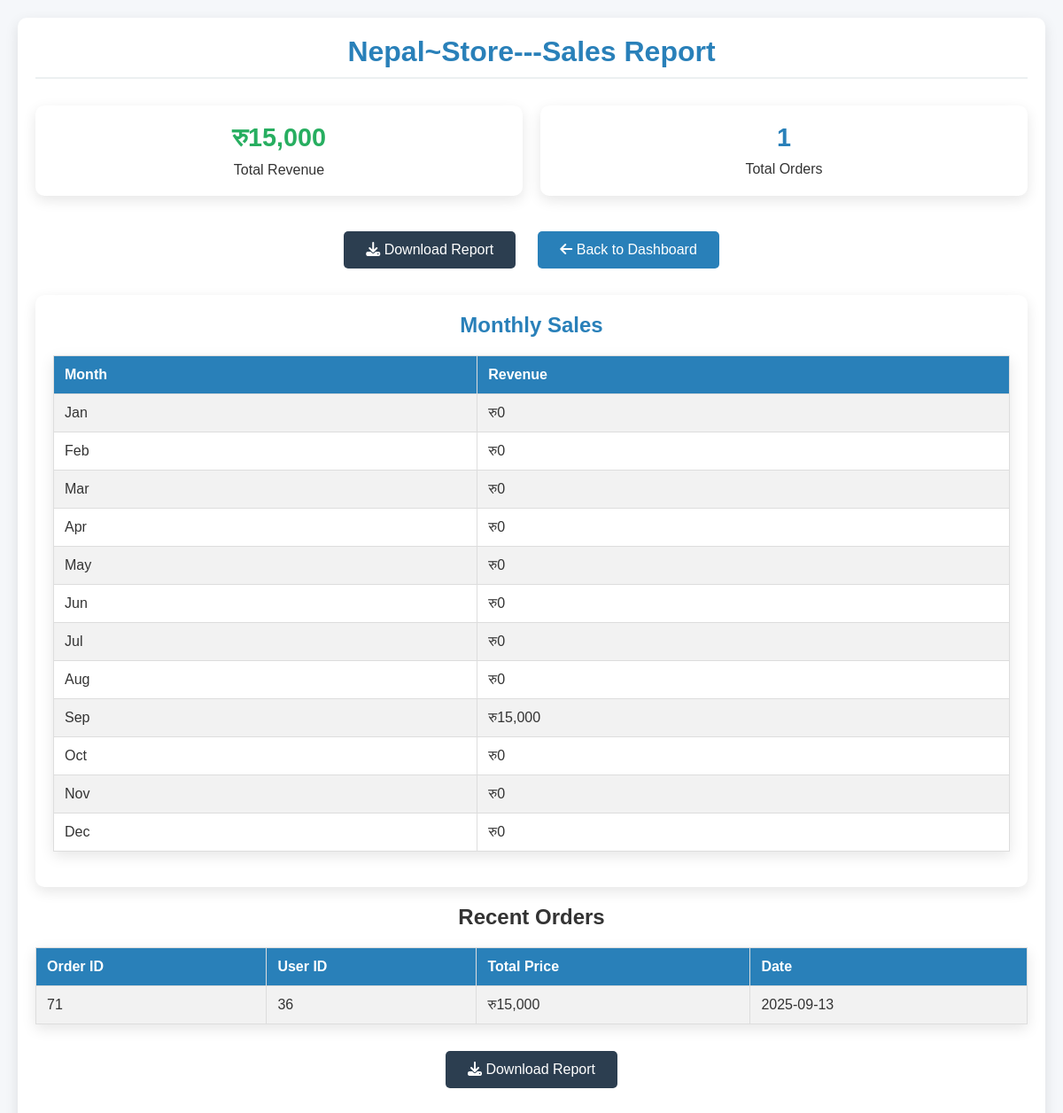
Screenshot of /admin/sales_report.php (signed in) with the database file from the repository.
### tables this page shows
CREATE TABLE `orders` (
  `id` int(100) NOT NULL,
  `user_id` int(100) NOT NULL,
  `name` varchar(20) NOT NULL,
  `number` varchar(10) NOT NULL,
  `email` varchar(50) NOT NULL,
  `method` varchar(50) NOT NULL,
  `address` varchar(500) NOT NULL,
  `total_products` varchar(1000) NOT NULL,
  `total_price` int(100) NOT NULL,
  `status` varchar(20) DEFAULT 'pending',
  `product_details` text DEFAULT NULL,
  `product_ids` varchar(255) DEFAULT NULL,
  `placed_on` date NOT NULL DEFAULT current_timestamp(),
  `payment_status` varchar(20) NOT NULL DEFAULT 'pending',
  `transaction_id` varchar(255) DEFAULT NULL
);

### admin/sales_report.php (the view, shortened to what this page needs)
<?php
include '../components/connect.php';
class SalesReport {
    private $conn;
    private $sales;
    private $totalRevenue;
    private $monthlySales;
    public function __construct($dbConnection) {
        $this->conn = $dbConnection;
        $this->sales = [];
        $this->totalRevenue = 0;
        $this->monthlySales = [];
    }
    public function fetchSalesData() {
        $selectSales = $this->conn->prepare("SELECT * FROM `orders` WHERE payment_status = 'completed' ORDER BY placed_on DESC");
        $selectSales->execute();
        $this->sales = $selectSales->fetchAll(PDO::FETCH_ASSOC);
    }
    private function calculateTotalRevenue() {
        $this->totalRevenue = 0;
        foreach($this->sales as $sale) {
            $this->totalRevenue += $sale['total_price'];
        }
    }
    private function calculateMonthlySales() {
        $this->monthlySales = [];
        for ($i = 1; $i <= 12; $i++) {
            $month = date('Y-m', strtotime(date('Y') . "-" . $i . "-01"));
            $startDate = $month . "-01";
            $endDate = date('Y-m-t', strtotime($startDate));
            $selectMonthlySales = $this->conn->prepare("SELECT SUM(total_price) as total FROM `orders` WHERE payment_status = 'completed' AND placed_on BETWEEN ? AND ?");
            $selectMonthlySales->execute([$startDate, $endDate]);
            $monthlyData = $selectMonthlySales->fetch(PDO::FETCH_ASSOC);
            $this->monthlySales[$i] = [
                'month' => date('M', strtotime($startDate)),
                'total' => $monthlyData['total'] ?: 0
            ];
        }
    }
    public function getSales() {
        return $this->sales;
    }
    public function getTotalRevenue() {
        return $this->totalRevenue;
    }
    public function getMonthlySales() {
        return $this->monthlySales;
    }
}
$salesReport = new SalesReport($conn);
$salesReport->fetchSalesData();
?>
<!DOCTYPE html>
<html lang="en">
<head>
    <link rel="stylesheet" href="https://cdnjs.cloudflare.com/ajax/libs/font-awesome/6.1.1/css/all.min.css">
</head>
<body>
    <div class="container">
        <h1 class="heading">Nepal~Store---Sales Report</h1>
        <div class="summary-cards">
            <div class="summary-card revenue">
                <h3>रु<?= number_format($salesReport->getTotalRevenue()) ?></h3>
                <p>Total Revenue</p>
            </div>
            <div class="summary-card">
                <h3><?= count($salesReport->getSales()) ?></h3>
                <p>Total Orders</p>
            </div>
        </div>
        <div class="action-buttons">
            <form method="post">
                <button type="submit" name="download_report" class="btn btn-download">
                    <i class="fas fa-download"></i> Download Report
                </button>
            </form>
            <a href="dashboard.php" class="btn">
                <i class="fas fa-arrow-left"></i> Back to Dashboard
            </a>
        </div>
        <div class="chart-container">
            <h2 class="chart-title">Monthly Sales</h2>
            <table>
                <tr>
                    <th>Month</th>
                    <th>Revenue</th>
                </tr>
                <?php foreach($salesReport->getMonthlySales() as $monthly): ?>
                <tr>
                    <td><?= $monthly['month'] ?></td>
                    <td>रु<?= number_format($monthly['total']) ?></td>
                </tr>
                <?php endforeach; ?>
            </table>
        </div>
        <h2 class="text-center">Recent Orders</h2>
        <table>
            <tr>
                <th>Order ID</th>
                <th>User ID</th>
                <th>Total Price</th>
                <th>Date</th>
            </tr>
            <?php
            foreach($salesReport->getSales() as $sale):
            ?>
            <tr>
                <td><?= $sale['id'] ?></td>
                <td><?= $sale['user_id'] ?></td>
                <td>रु<?= number_format($sale['total_price']) ?></td>
                <td><?= $sale['placed_on'] ?></td>
            </tr>
            <?php endforeach; ?>
        </table>
        <div class="action-buttons mt-20">
            <form method="post">
                <button type="submit" name="download_report" class="btn btn-download">
                    <i class="fas fa-download"></i> Download Report
                </button>
            </form>
        </div>
    </div>
</body>
</html>

### admin/sales_report.php (style rules this page uses)
:root { --main-color: #2980b9; --secondary-color: #3498db; --light-color: #ecf0f1; --dark-color: #2c3e50; --success-color: #27ae60; }
* { margin: 0; padding: 0; box-sizing: border-box; font-family: 'Poppins', sans-serif; }
body { background-color: #f5f7fa; color: #333; padding: 20px; }
.container { max-width: 1200px; margin: 0 auto; background: white; padding: 20px; border-radius: 10px; box-shadow: 0 5px 15px rgba(0,0,0,0.1); }
.heading { text-align: center; color: var(--main-color); margin-bottom: 30px; padding-bottom: 10px; border-bottom: 2px solid var(--light-color); }
.summary-cards { display: grid; grid-template-columns: repeat(auto-fit, minmax(250px, 1fr)); gap: 20px; margin-bottom: 30px; }
.summary-card { background: white; border-radius: 10px; padding: 20px; text-align: center; box-shadow: 0 5px 15px rgba(0,0,0,0.1); transition: all 0.3s ease; }
.summary-card h3 { font-size: 1.8rem; margin-bottom: 10px; color: var(--main-color); }
.summary-card.revenue h3 { color: var(--success-color); }
.btn { display: inline-block; padding: 12px 25px; background: var(--main-color); color: white; border-radius: 5px; text-decoration: none; transition: all 0.3s ease; border: none; cursor: pointer; margin: 10px 5px; font-size: 1rem; }
.btn-download { background: var(--dark-color); }
table { width: 100%; border-collapse: collapse; margin: 20px 0; box-shadow: 0 5px 15px rgba(0,0,0,0.1); }
table, th, td { border: 1px solid #ddd; }
th, td { padding: 12px; text-align: left; }
th { background-color: var(--main-color); color: white; }
tr:nth-child(even) { background-color: #f2f2f2; }
.text-center { text-align: center; }
.mt-20 { margin-top: 20px; }
.action-buttons { display: flex; justify-content: center; gap: 15px; margin: 20px 0; }
.chart-container { background: white; border-radius: 10px; padding: 20px; margin: 20px 0; box-shadow: 0 5px 15px rgba(0,0,0,0.1); }
.chart-title { text-align: center; color: var(--main-color); margin-bottom: 15px; }

### rows the page displays
orders: id "71", user "36", total_price "15,000", placed_on "2025-09-13"

### other values shown
$salesReport->getTotalRevenue() "15,000"
count($salesReport->getSales()) "1"
$monthly['month'] "Jan"
$monthly['total'] "0"
$monthly['month'] "Feb"
$monthly['month'] "Mar"
$monthly['month'] "Apr"
$monthly['month'] "May"
$monthly['month'] "Jun"
$monthly['month'] "Jul"
$monthly['month'] "Aug"
$monthly['month'] "Sep"
$monthly['total'] "15,000"
$monthly['month'] "Oct"
$monthly['month'] "Nov"
